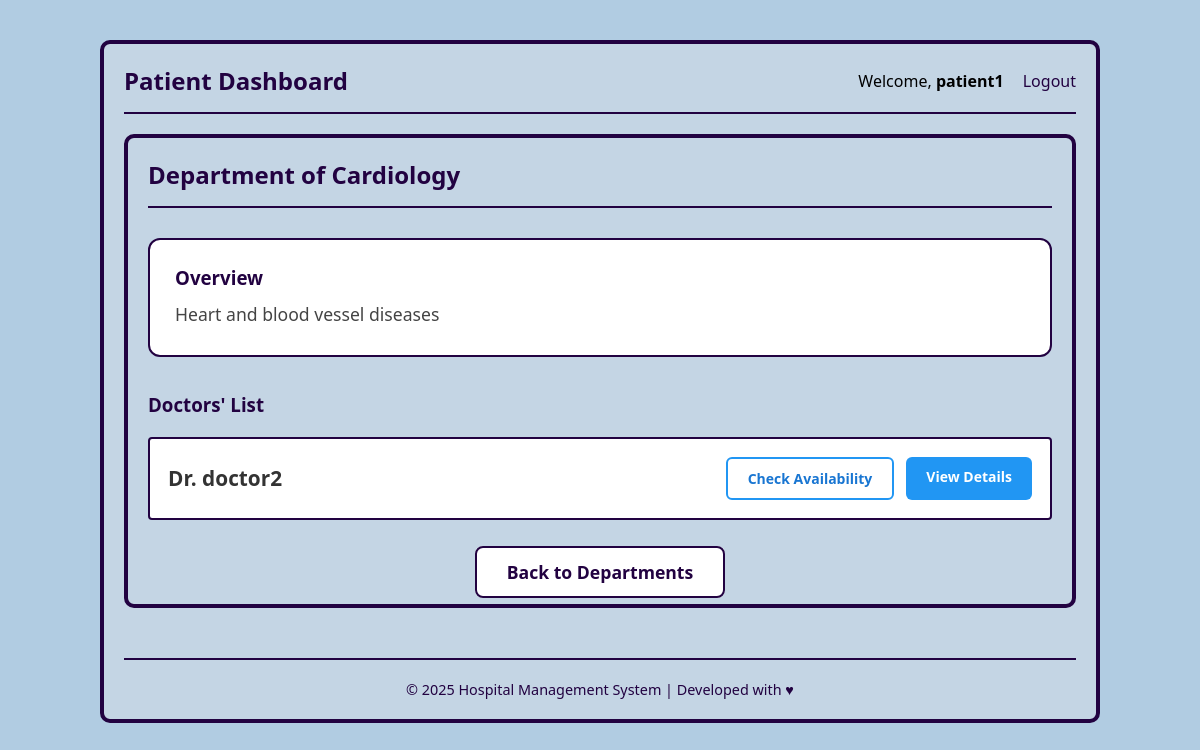
The app's page /view_department/1 (signed in), older data.
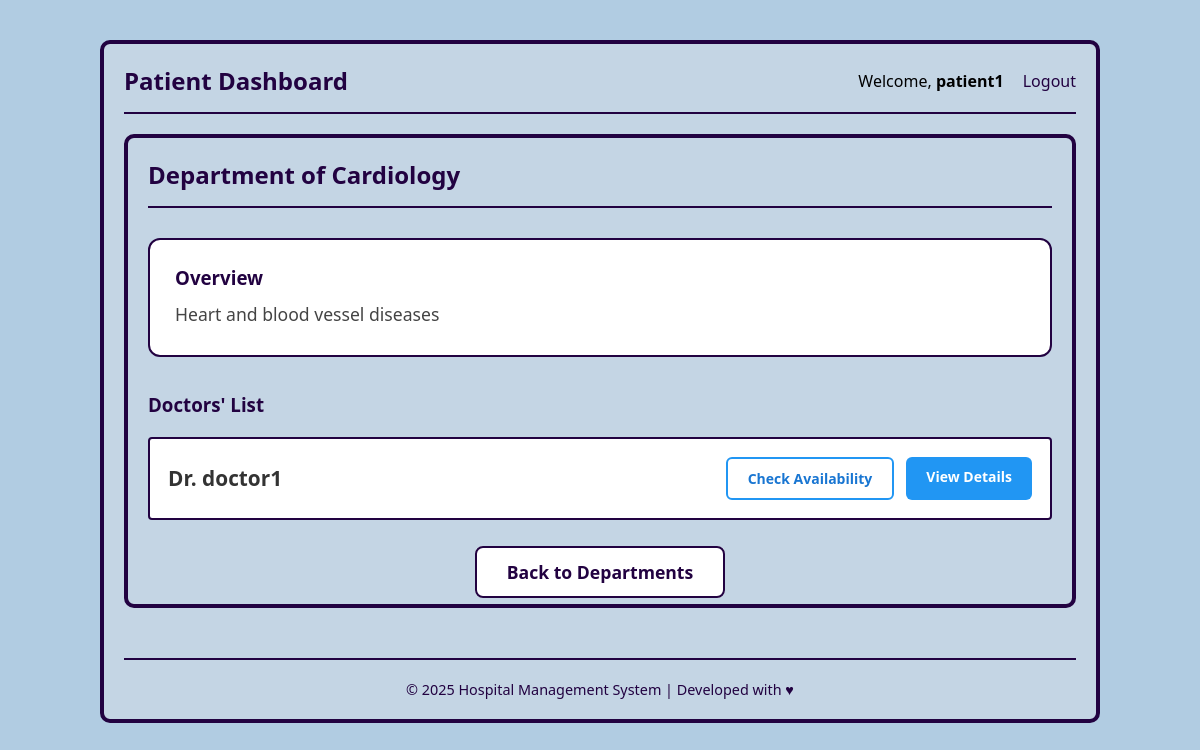
The same page, newer data.
### application/models.py (models this page shows)
class Doctor(db.Model):
    id = db.Column(db.Integer, primary_key=True)
    email = db.Column(db.String(), unique=True, nullable=False)
    username = db.Column(db.String(), unique=True, nullable=False)
    password = db.Column(db.String(), nullable=False)
    name = db.Column(db.String(), nullable=False)
    Dep_id = db.Column(db.Integer, db.ForeignKey("department.id"), nullable=False)
    gender = db.Column(db.Enum('Male', 'Female'), nullable=False)
    appointments = db.relationship('Appointment', backref='doctor')
    is_blacklisted = db.Column(db.Boolean, default=False, nullable=False)

### application/controllers.py (the view)
@app.route('/view_department/<int:dep_id>', methods=["GET", "POST"])
def view_department(dep_id):
    if session.get('user_type') != 'patient':
        flash('Access denied.', 'error')
        return redirect(url_for('home'))
    department = Department.query.get_or_404(dep_id)
    doctors = Doctor.query.filter_by(Dep_id=dep_id).all()
    return render_template(
        'view_departments.html',
        department=department,
        doctors=doctors
    )

### templates/view_departments.html (shortened to what this page needs)
{% extends "base.html" %}
{% block content %}
<div class="dashboard-container">
    <div class="nav-bar" style="margin-bottom: 30px; border-bottom: 2px solid rgb(34, 2, 65); padding-bottom: 15px;">
        <h2 style="color: rgb(34, 2, 65); margin: 0;">
            Department of {{ department.dep_name }}
        </h2>
    </div>
    <div class="section" style="background: white; padding: 25px; border-radius: 12px; border: 2px solid rgb(34, 2, 65); margin-bottom: 35px;">
        <h3 style="color: rgb(34, 2, 65); margin-top: 0;">Overview</h3>
        <p style="font-size: 1.1em; line-height: 1.7; color: #444;">
            {{ department.description }}
        </p>
    </div>
    <div class="section">
        <h3 style="color: rgb(34, 2, 65); margin-bottom: 20px;">Doctors' List</h3>
        <div class="list-container">
            {% if doctors|length == 0 %}
                <p style="text-align:center; color:#777; padding:30px; background:#f9f9f9; border-radius:8px;">
                    No doctors available in this department yet.
                </p>
            {% else %}
                {% for doctor in doctors %}
                <div class="list-item" style="align-items: center; padding: 18px;">
                    <span class="name" style="font-size: 1.3em; font-weight: bold; color: #333;">
                        Dr. {{ doctor.name }}
                    </span>
                    <div class="actions" style="gap: 12px;">
                        <a href="{{ url_for('check_availability', doctor_id=doctor.id) }}"
                           class="btn"
                           style="
                               background: white;
                               color: #1976d2;
                               border: 2px solid #2196f3;
                               padding: 10px 20px;
                               font-weight: bold;
                               border-radius: 6px;
                               text-decoration: none;
                           "
                           onmouseover="this.style.background='#e3f2fd'"
                           onmouseout="this.style.background='white'">
                            Check Availability
                        </a>
                        <a href="{{ url_for('doctor_details', doctor_id=doctor.id) }}"
                           class="btn"
                           style="
                               background: #2196f3;
                               color: white;
                               padding: 10px 20px;
                               font-weight: bold;
                               border-radius: 6px;
                               text-decoration: none;
                           "
                           onmouseover="this.style.background='#1976d2'"
                           onmouseout="this.style.background='#2196f3'">
                            View Details
                        </a>
                    </div>
                </div>
                {% endfor %}
            {% endif %}
        </div>
    </div>
    <div style="margin-top: 40px; text-align: center;">
        <a href="{{ url_for('patient_dashboard') }}"
           onclick="history.back(); return false;"
           class="btn"
           style="
               background: white;
               color: rgb(34, 2, 65);
               border: 2px solid rgb(34, 2, 65);
               padding: 12px 30px;
               font-weight: bold;
               font-size: 1.1em;
               border-radius: 8px;
               text-decoration: none;
           ">
            Back to Departments
        </a>
    </div>
</div>
{% endblock %}

Row changes from the older to the newer data that the page shows:
removed Doctor: name "doctor2"
now on this page (row edited): Doctor: name "doctor1"
